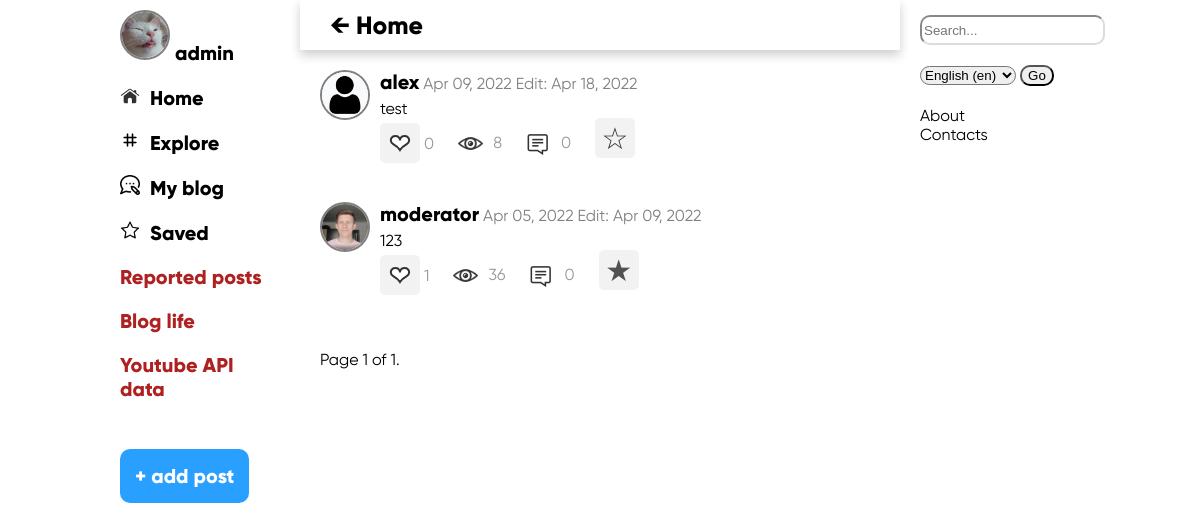
Page /blog/subscriptions/ (signed in) on the earlier database version.
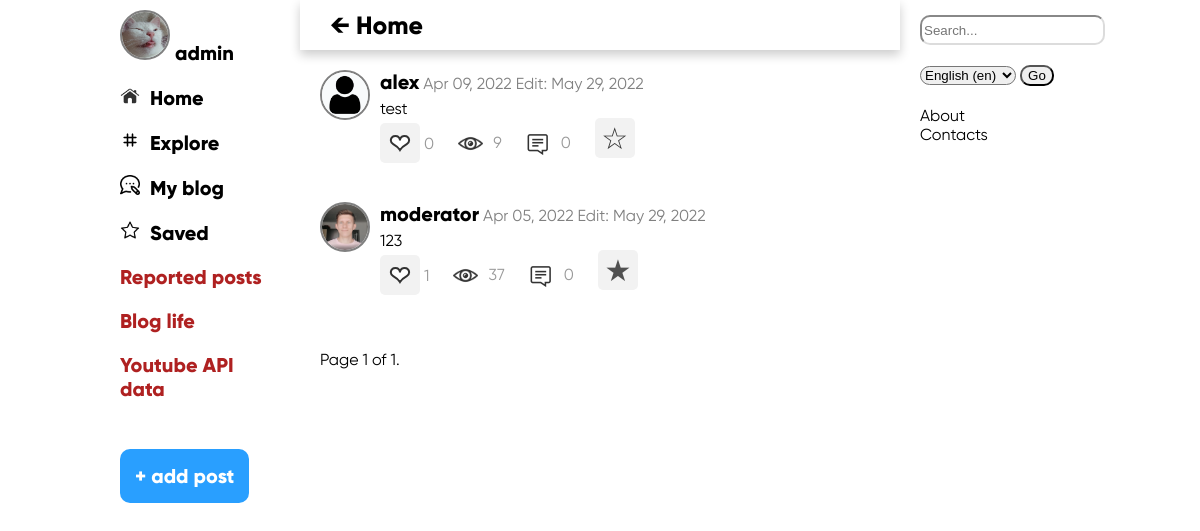
Same page on the later database version.
### app_news_board/models.py (models this page shows, shortened)
class News(models.Model):
    author = models.ForeignKey(User, on_delete=models.CASCADE, blank=True, null=True, verbose_name=_('author'))
    title = models.CharField(max_length=1500, db_index=True, default=None, blank=True, null=True, verbose_name=_('title'))  # используется только при симуляции жизни
    content = models.CharField(max_length=1500, default='', verbose_name=_('content'))
    created_at = models.DateTimeField(auto_now_add=True, verbose_name=_('created_at'))
    updated_at = models.DateTimeField(auto_now=True, verbose_name=_('updated_at'))
    views_count = models.IntegerField(default=0, verbose_name=_('views_count'))
    is_active = models.BooleanField(default=True, verbose_name=_('is_active'))
    likes = models.ManyToManyField(User, related_name='likes', blank=True, verbose_name=_('likes'))
    saves = models.ManyToManyField(User, related_name='saves', blank=True, verbose_name=_('saves'))
    class Meta:
        verbose_name_plural = _('news')
        verbose_name = _('new')
        ordering = ['-id']
    def total_likes(self):
        return self.likes.all().count()

### app_users/models.py (models this page shows, shortened)
class Profile(models.Model):
    user = models.OneToOneField(User, on_delete=models.CASCADE, verbose_name=_('user'))
    profile_img = models.ImageField(upload_to=user_directory_path, null=True, blank=True, default='profile_images/defaultuser.png', verbose_name=_('image'))
    profile_head_img = models.ImageField(upload_to=user_directory_path, null=True, blank=True, default='profile_images/defaulthead.png', verbose_name=_('head image'))
    is_banned = models.BooleanField(null=True, default=False, verbose_name=_('banned'))
    news_count = models.IntegerField(default=0, verbose_name=_('news_count'))
    subscribers = models.ManyToManyField(User, related_name='subscribers', blank=True, verbose_name=_('subscribers'))
    subscriptions = models.ManyToManyField(User, related_name='subscriptions', blank=True, verbose_name=_('subscriptions'))
    class Meta:
        verbose_name_plural = _('profiles')
        verbose_name = _('profile')
    def subs_count(self) -> int:
        return self.subscriptions.all().count()

### app_blog/views.py (the view)
# urls.py: path('subscriptions/', SubscriptionsView.as_view(), name='subscriptions'),
class SubscriptionsView(ListView):
    model = News
    template_name = 'blog/subscriptions.html'
    context_object_name = 'sub_posts'
    paginate_by = 20
    def get_queryset(self):
        user = self.request.user
        if user.profile.subs_count() > 0:
            queryset = News.objects \
                .select_related('author__profile', ) \
                .prefetch_related('likes', 'saves') \
                .filter(author__in=user.profile.subscriptions.all()) \
                .order_by('-created_at')
        else:
            queryset = []
        return queryset

### templates/blog/subscriptions.html (shortened to what this page needs)
{% extends 'base.html' %}
{% load i18n %}
{% load static %}
{% block menu %}
    <b>{% trans "Home" %}</b>
{% endblock %}
{% block content %}
<div class="board">
    <div class="news_list">
        <ul>
            {% for post in sub_posts %}
                <li>
                    {% if post.author.profile.profile_img %}
                        <div class="news_author_img_block">
                            <a href="{% url 'user_blog' pk=post.author.id %}">
                                <img class="news_author_img" src="{{ post.author.profile.profile_img.url }}">
                            </a>
                        </div>
                    {% endif %}
                    <div class="news_author_content_block">
                        {% if post.author %}
                            <a class="news_author" href="{% url 'user_blog' pk=post.author.id %}">{{ post.author }}</a>
                        {% else %}
                            <p>Anon</p>
                        {% endif %}
                        {{ post.created_at|date:"M d, Y" }}
                        {% if post.created_at|date:"M d, Y" != post.updated_at|date:"M d, Y" %}
                            {% trans "Edit:" %} {{ post.updated_at|date:"M d, Y" }}
                        {% endif %}
                        <br>
                        <div class="news_text_block">
                            <a class="news_text" href="{% url 'news_detail' pk=post.id %}">{{ post.content|truncatechars:150 }}</a>
                        </div>
                        <div class="news_list_info">
                            <div class="like-section">
                                {% include 'functions/like_section.html' %}
                            </div>
                            <div class="view-section">
                                <img class="news_list_info_img" src="{% static 'img/views.png' %}">{{ post.views_count }}
                            </div>
                            <div class="comment-section">
                                <img class="news_list_info_img" src="{% static 'img/comments.png' %}">{{ post.comment_news.all.count }}
                            </div>
                            <div class="save-section">
                                {% include 'functions/save_section.html' %}
                            </div>
                        </div>
                    </div>
                </li>
                <br>
            {% empty %}
                {% trans "You don't have subscriptions" %}. <a href="{% url 'news_list' %}">Search</a> {% trans "new themes" %}
            {% endfor %}
        </ul>
    </div>
    <div class="pagination">
        <span class="step-links">
            <span class="current">
                Page {{ page_obj.number }} of {{ page_obj.paginator.num_pages }}.
            </span>
        </span>
    </div>
</div>
{% endblock %}

### templates/functions/like_section.html (shortened to what this page needs)
{% load static %}
{% if request.user.is_authenticated %}
    <form action="{% url 'like_list' %}" method="POST" class="news_info_likes" id="{{ post.id }}">
        {% if request.user in post.likes.all %}
            <button
                    style="font-size: 30px; color: #ff3a40; "
                    class="like-btn{{ post.id }}"
                    id="like_button"
                    type="submit"
                    value="liked">
                ❤
            </button>
        {% else %}
            <button
                    style="font-size: 25px; color: #ffffff;
                            -webkit-text-stroke-width: 2px;
                            -webkit-text-stroke-color: black;"
                    class="like-btn{{ post.id }}"
                    id="like_button"
                    type="submit"
                    value="unliked">
                ❤
            </button>
        {% endif %}
        <div class="like-count{{ post.id }}" id="like_count">
            {{ post.total_likes }}
        </div>
    </form>
{% else %}
    <a href="{% url 'login' %}"><img class="like_image" src="{% static 'img/unliked.png' %}"></a>
{% endif %}

### templates/functions/save_section.html (shortened to what this page needs)
{% load static %}
{% if request.user.is_authenticated %}
    <form action="{% url 'save_list' %}" method="POST" class="news_info_saves" id="{{ post.id }}">
        {% if request.user in post.saves.all %}
            <button
                    style="font-size: 30px; color: #262626"
                    class="save-btn{{ post.id }}"
                    id="save_button"
                    type="submit">
            ★</button>
        {% else %}
            <button
                    style="font-size: 30px"
                    class="save-btn{{ post.id }}"
                    id="save_button"
                    type="submit">
            ☆</button>
        {% endif %}
    </form>
{% else %}
    <a href="{% url 'login' %}"><img class="like_image" src="{% static 'img/unsaved.png' %}"></a>
{% endif %}

Differences in the rows shown:
changed News "Apr 09, 2022": updated_at "Apr 18, 2022" → "May 29, 2022"; views_count "8" → "9"
changed News "Apr 05, 2022": updated_at "Apr 09, 2022" → "May 29, 2022"; views_count "36" → "37"
